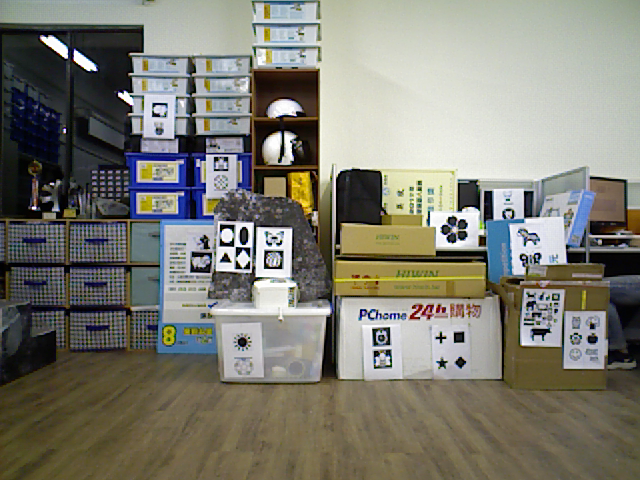
//> input picture matching/map.png, 640 x 480 px
$ ./main   (built with g++ and OpenCV 4)
//> lines starting //> are read from the running program, lines starting //| are printed output that depends on the picture
#include <iostream>
#include <iomanip>
#include "opencv2/opencv_modules.hpp"
#include <fstream>
#include <stdio.h>
#include <vector>
#include <sstream>
#include <string>
#include "opencv2/core.hpp"
#include "opencv2/imgproc.hpp"
#include "opencv2/highgui.hpp"
#include "opencv2/calib3d.hpp"
#include "opencv2/calib3d/calib3d.hpp"
#include "opencv2/features2d.hpp"
#include "opencv2/xfeatures2d.hpp"
#include "opencv2/xfeatures2d/nonfree.hpp"
#include "opencv2/core/cuda.hpp"
#include "opencv2/cudaarithm.hpp"
#include "opencv2/cudafeatures2d.hpp"
#include "opencv2/xfeatures2d/cuda.hpp"

#include "timer.h"
#include "kernel.cuh"

using namespace std;
using namespace cv;
using namespace cv::xfeatures2d;

void processSurfWithGpu(string objectInputFile, string sceneInputFile, int minHessian,
std::vector< KeyPoint >&keypoints_scene,std::vector< KeyPoint >&keypoints_object,std::vector< float>&descriptors_scene, std::vector< float>&descriptors_object)
{
	printf("GPU::Processing object: %s and scene: %s ...\n", objectInputFile.c_str(), sceneInputFile.c_str());

	// Load the image from the disk
	Mat img_object = imread( objectInputFile, IMREAD_GRAYSCALE ); // surf works only with grayscale images
	Mat img_scene = imread( sceneInputFile, IMREAD_GRAYSCALE );
	if( !img_object.data || !img_scene.data ) {
		std::cout<< "Error reading images." << std::endl;
		return;
	}

	// Copy the image into GPU memory
	cuda::GpuMat img_object_Gpu( img_object );
	cuda::GpuMat img_scene_Gpu( img_scene );

	// Start the timer - the time moving data between GPU and CPU is added
	GpuTimer timer;
	timer.Start();

	cuda::GpuMat keypoints_scene_Gpu, keypoints_object_Gpu; // keypoints
	cuda::GpuMat descriptors_scene_Gpu, descriptors_object_Gpu; // descriptors (features)

	//-- Steps 1 + 2, detect the keypoints and compute descriptors, both in one method
	cuda::SURF_CUDA surf( minHessian );
	surf( img_object_Gpu, cuda::GpuMat(), keypoints_object_Gpu, descriptors_object_Gpu );
	surf( img_scene_Gpu, cuda::GpuMat(), keypoints_scene_Gpu, descriptors_scene_Gpu );
	// [7 lines of commented-out code are left out]
	surf.downloadKeypoints(keypoints_scene_Gpu, keypoints_scene);
	surf.downloadKeypoints(keypoints_object_Gpu, keypoints_object);
	surf.downloadDescriptors(descriptors_scene_Gpu, descriptors_scene);
	surf.downloadDescriptors(descriptors_object_Gpu, descriptors_object);

	timer.Stop();
	printf( "Method processWithGpu() ran in: %f msecs, object size: %ux%u, scene size: %ux%u\n",
			timer.Elapsed(), img_object.cols, img_object.rows, img_scene.cols, img_scene.rows );


	//-- Step 8: Release objects from the GPU memory
	surf.releaseMemory();
	img_object_Gpu.release();
	img_scene_Gpu.release();
}
// [87 lines left out: function matchingCPU, not called in this run]
int main(int argc, char* argv[])
{

    //string fileId = std::to_string(3);
	FILE *fr =fopen("cpu_min","w");
	FILE *fgpu =fopen("gpu_min","w");

	int i;
	int keypoints_map_num, keypoints_img_num;


	Mat out1,out2;
	string mapInputFile = "map.png";
	string imgInputFile = "img.png";
	string outputFile = "matching.png";
	out1 = imread(mapInputFile);
//> out1 is the input picture: 480 rows x 640 cols, CV_8UC3; mean B, G, R 114.8, 125.2, 126.3
	out2 = imread(imgInputFile);
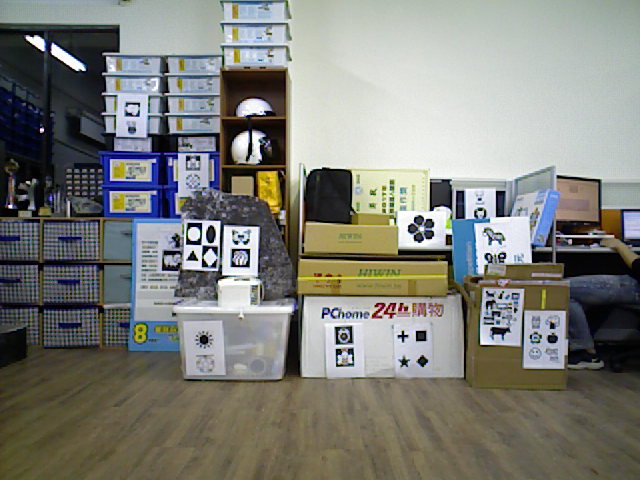
//> input picture matching/img.png, 640 x 480 px
//> out2 is the input picture: 480 rows x 640 cols, CV_8UC3; mean B, G, R 121.8, 128.1, 127.2


    vector< KeyPoint > keypoints_map, keypoints_img;
	vector< float> descriptors_map, descriptors_img;

	/////////////////////////////////////////////  surf  /////////////////////////////////////////
    processSurfWithGpu(mapInputFile, imgInputFile,15000,keypoints_map,keypoints_img,descriptors_map,descriptors_img);
//> in processSurfWithGpu, `Mat img_object = imread( objectInputFile, IMREAD_GRAYSCALE );`:
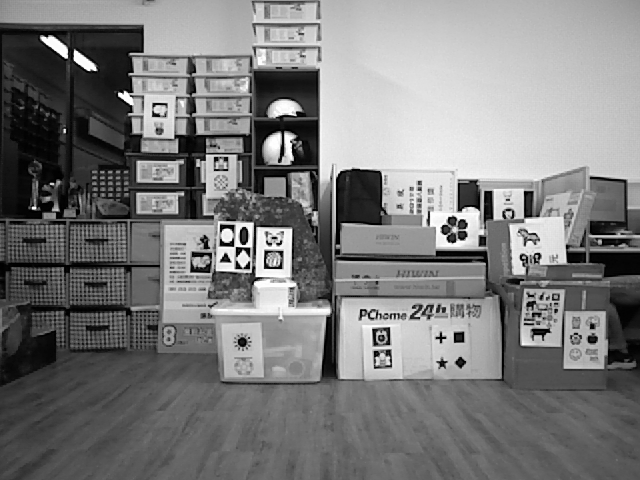
//> img_object: 480 rows x 640 cols, CV_8UC1; min 0, max 254, mean 123.9
//> in processSurfWithGpu, `Mat img_scene = imread( sceneInputFile, IMREAD_GRAYSCALE );`:
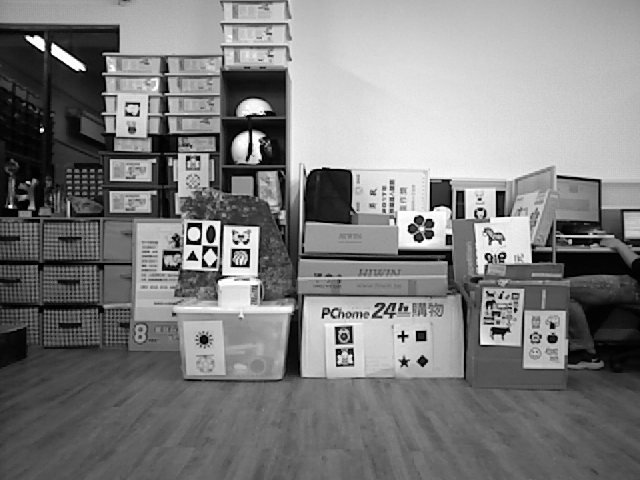
//> img_scene: 480 rows x 640 cols, CV_8UC1; min 0, max 254, mean 126.6
//> (the run ends here: the program stops with an error, at `cuda::GpuMat img_object_Gpu( img_object );`)
